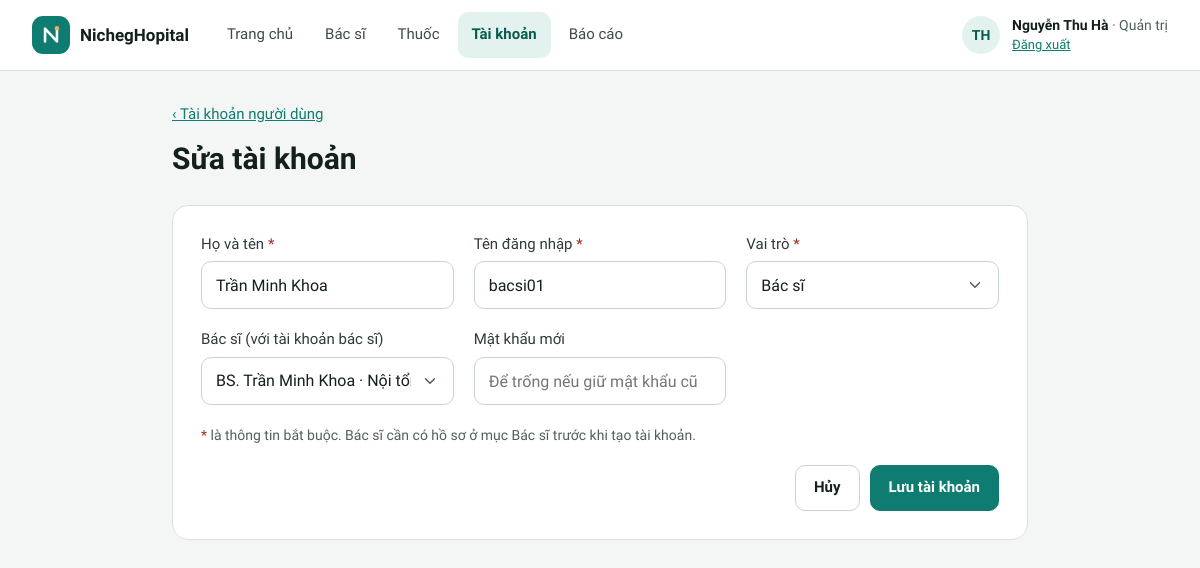
Page /quan-tri/tai-khoan-form.php?id=3 (signed in) on the committed database.
### tables this page shows
CREATE TABLE tai_khoan (
  id            INT UNSIGNED AUTO_INCREMENT PRIMARY KEY,
  ten_dang_nhap VARCHAR(50)  NOT NULL UNIQUE,
  mat_khau      VARCHAR(255) NOT NULL COMMENT 'đã mã hóa bằng password_hash',
  vai_tro       ENUM('QT', 'NV', 'BS', 'BN') NOT NULL COMMENT 'QT: Quản trị, NV: Nhân viên, BS: Bác sĩ, BN: Bệnh nhân',
  ho_ten        VARCHAR(100) NULL COMMENT 'tên nhân viên; bệnh nhân lấy tên từ benh_nhan',
  benh_nhan_id  INT UNSIGNED NULL UNIQUE COMMENT 'chỉ với tài khoản bệnh nhân',
  bac_si_id     INT UNSIGNED NULL UNIQUE COMMENT 'chỉ với tài khoản bác sĩ',
  hoat_dong     TINYINT(1) NOT NULL DEFAULT 1 COMMENT '0: tài khoản bị khóa, không đăng nhập được',
  tao_luc       DATETIME NOT NULL DEFAULT CURRENT_TIMESTAMP,
  CONSTRAINT fk_tk_benh_nhan FOREIGN KEY (benh_nhan_id) REFERENCES benh_nhan (id),
  CONSTRAINT fk_tk_bac_si FOREIGN KEY (bac_si_id) REFERENCES bac_si (id)
);

### includes/tien-ich.php (called while the page is built, shortened)
<?php
function e(mixed $gia_tri): string
{
    return htmlspecialchars((string) ($gia_tri ?? ''), ENT_QUOTES, 'UTF-8');
}
function duong_dan_goc(): string
{
    static $goc = null;
    if ($goc === null) {
        $thu_muc_public = str_replace('\\', '/', (string) realpath(__DIR__ . '/../public'));
        $goc_web = rtrim(str_replace('\\', '/', (string) realpath($_SERVER['DOCUMENT_ROOT'] ?? '')), '/');
        $goc = '';
        if ($goc_web !== '' && str_starts_with($thu_muc_public . '/', $goc_web . '/')) {
            $phan = trim(substr($thu_muc_public, strlen($goc_web)), '/');
            $goc = $phan === '' ? '' : '/' . implode('/', array_map('rawurlencode', explode('/', $phan)));
        }
    }
    return $goc;
}
function url(string $trang, array $tham_so = []): string
{
    $tham_so = array_filter($tham_so, fn($v) => $v !== null && $v !== '');
    $chuoi = $tham_so ? '?' . http_build_query($tham_so, '', '&', PHP_QUERY_RFC3986) : '';
    return duong_dan_goc() . '/' . ltrim($trang, '/') . $chuoi;
}
function ten_bac_si(string $ho_ten): string
{
    return 'BS. ' . $ho_ten;
}

### includes/csdl.php (called while the page is built, shortened)
<?php
function csdl(): PDO
{
    static $pdo = null;
    if ($pdo === null) {
        $dsn = sprintf('mysql:host=%s;port=%d;dbname=%s;charset=utf8mb4', CSDL_MAY_CHU, CSDL_CONG, CSDL_TEN);
        try {
            $pdo = new PDO($dsn, CSDL_NGUOI_DUNG, CSDL_MAT_KHAU, [
                PDO::ATTR_ERRMODE => PDO::ERRMODE_EXCEPTION,
                PDO::ATTR_DEFAULT_FETCH_MODE => PDO::FETCH_ASSOC,
                PDO::ATTR_EMULATE_PREPARES => false,
            ]);
            $pdo->exec("SET time_zone = '+07:00'");
        } catch (PDOException $loi) {
            http_response_code(500);
            exit('Không kết nối được cơ sở dữ liệu. Hãy kiểm tra MySQL đã chạy và đã chạy lệnh "php database/cai-dat.php" (xem README.md). Chi tiết: '
                . htmlspecialchars($loi->getMessage()));
        }
    }
    return $pdo;
}
function truy_van(string $sql, array $tham_so = []): PDOStatement
{
    $lenh = csdl()->prepare($sql);
    $lenh->execute($tham_so);
    return $lenh;
}
function mot_dong(string $sql, array $tham_so = []): ?array
{
    $dong = truy_van($sql, $tham_so)->fetch();
    return $dong === false ? null : $dong;
}
function nhieu_dong(string $sql, array $tham_so = []): array
{
    return truy_van($sql, $tham_so)->fetchAll();
}

### public/quan-tri/tai-khoan-form.php (the view, shortened to what this page needs)
<?php
$id = (int) ($_GET['id'] ?? $_POST['id'] ?? 0);
$tai_khoan = $id ? (mot_dong("SELECT * FROM tai_khoan WHERE id = ? AND vai_tro <> 'BN'", [$id]) ?? chuyen_huong('quan-tri/tai-khoan.php')) : null;
$gia_tri = [
    'ho_ten' => $tai_khoan['ho_ten'] ?? '',
    'ten_dang_nhap' => $tai_khoan['ten_dang_nhap'] ?? '',
    'vai_tro' => $tai_khoan['vai_tro'] ?? '',
    'bac_si_id' => (string) ($tai_khoan['bac_si_id'] ?? ''),
];
$loi = [];
$vai_tro_nv = array_intersect_key(VAI_TRO, array_flip(['QT', 'NV', 'BS']));
$bac_si_trong = nhieu_dong(
    'SELECT bs.id, bs.ho_ten, bs.chuyen_khoa FROM bac_si bs LEFT JOIN tai_khoan tk ON tk.bac_si_id = bs.id
     WHERE tk.id IS NULL OR tk.id = ? ORDER BY bs.id',
    [$id]
);
$lua_chon_bac_si = array_column(array_map(fn($b) => ['id' => $b['id'], 'ten' => ten_bac_si($b['ho_ten']) . ' · ' . $b['chuyen_khoa']], $bac_si_trong), 'ten', 'id');
?>
<main class="pg w920">
  <div class="pg-head">
    <a class="back-link" href="<?= e(url('quan-tri/tai-khoan.php')) ?>">‹ Tài khoản người dùng</a>
    <h1><?= $tai_khoan ? 'Sửa tài khoản' : 'Thêm tài khoản' ?></h1>
  </div>
  <form class="card p28 stack g20" method="post" novalidate>
    <div class="form-grid">
      <?php foreach (['ho_ten' => ['Họ và tên', 'autocomplete="off"'], 'ten_dang_nhap' => ['Tên đăng nhập', 'autocomplete="off" placeholder="VD: nhanvien02"']] as $khoa => [$nhan, $them]): ?>
        <div class="field">
          <label for="<?= $khoa ?>"><?= $nhan ?> <span class="req">*</span></label>
          <input class="inp<?= isset($loi[$khoa]) ? ' bad' : '' ?>" id="<?= $khoa ?>" name="<?= $khoa ?>" value="<?= e($gia_tri[$khoa]) ?>" <?= $them ?>>
        </div>
      <?php endforeach; ?>
      <div class="field">
        <label for="vai_tro">Vai trò <span class="req">*</span></label>
        <select class="inp<?= isset($loi['vai_tro']) ? ' bad' : '' ?>" id="vai_tro" name="vai_tro">
          <option value="">— Chọn —</option><?= cac_lua_chon($vai_tro_nv, $gia_tri['vai_tro'], true) ?>
        </select>
      </div>
      <div class="field" id="o-bac-si">
        <label for="bac_si_id">Bác sĩ (với tài khoản bác sĩ)</label>
        <select class="inp<?= isset($loi['bac_si_id']) ? ' bad' : '' ?>" id="bac_si_id" name="bac_si_id">
          <option value="">— Chọn bác sĩ —</option><?= cac_lua_chon($lua_chon_bac_si, $gia_tri['bac_si_id'], true) ?>
        </select>
      </div>
      <div class="field">
        <label for="mat_khau">Mật khẩu<?= $tai_khoan ? ' mới' : ' <span class="req">*</span>' ?></label>
        <input class="inp<?= isset($loi['mat_khau']) ? ' bad' : '' ?>" id="mat_khau" name="mat_khau" type="password" autocomplete="new-password"<?= $tai_khoan ? ' placeholder="Để trống nếu giữ mật khẩu cũ"' : '' ?>>
      </div>
    </div>
    <span class="muted" style="font-size:14px"><span class="req">*</span> là thông tin bắt buộc. Bác sĩ cần có hồ sơ ở mục Bác sĩ trước khi tạo tài khoản.</span>
    <div class="form-actions">
      <a class="btn" href="<?= e(url('quan-tri/tai-khoan.php')) ?>">Hủy</a>
      <button class="btn pri" type="submit">Lưu tài khoản</button>
    </div>
  </form>
</main>

### public/assets/app.css (style rules this page uses)
:root { --nen: #F4F6F5; --chu: #13201E; --chinh: #0E7C70; --chinh-dam: #0A5C53; --dam: #0B4F48; --nhat: #E3F2EF; --vien: #D9E1DF; --vien-o: #C9D3D0; --phu: #51605C; --nhan: #2F3B38; --ke: #EBEFEE; }
* { box-sizing: border-box; }
html { -webkit-text-size-adjust: 100%; scroll-padding-top: 88px; }
body { margin: 0; min-height: 100vh; background: var(--nen); color: var(--chu); font-family: 'Lexend', system-ui, sans-serif; font-size: 15px; line-height: 1.45; }
a { color: var(--chinh); }
h1, h2, h3, p { margin: 0; }
h1, h2, h3 { font-weight: 600; }
button, input, select, textarea { font: inherit; color: inherit; }
.muted { color: var(--phu); }
.stack { display: flex; flex-direction: column; }
.g20 { gap: 20px; }
.pg { max-width: 1440px; margin: 0 auto; padding: 28px 32px 48px; display: flex; flex-direction: column; gap: 24px; }
.pg.w920 { max-width: 920px; }
.pg-head { display: flex; flex-direction: column; gap: 6px; }
.pg-head h1 { font-size: 30px; }
.back-link { font-size: 15px; font-weight: 500; min-height: 32px; display: inline-flex; align-items: center; align-self: flex-start; }
.card { background: #FFFFFF; border: 1px solid var(--vien); border-radius: 16px; }
.p28 { padding: 28px; }
.btn { min-height: 46px; padding: 0 18px; border-radius: 10px; border: 1px solid var(--vien-o); background: #FFFFFF; color: var(--chu); font-size: 15px; font-weight: 600; display: inline-flex; align-items: center; justify-content: center; gap: 8px; cursor: pointer; text-decoration: none; white-space: nowrap; }
.btn.pri { background: var(--chinh); border-color: var(--chinh); color: #FFFFFF; }
.form-actions { display: flex; flex-wrap: wrap; gap: 10px; justify-content: flex-end; }
.field { display: flex; flex-direction: column; gap: 6px; }
.field label { font-size: 15px; font-weight: 500; color: var(--nhan); }
.inp { min-height: 48px; padding: 0 14px; border: 1px solid var(--vien-o); border-radius: 10px; font-size: 16px; color: var(--chu); background: #FFFFFF; width: 100%; }
input.inp, select.inp { height: 48px; }
select.inp { -webkit-appearance: none; appearance: none; padding-right: 42px; cursor: pointer; }
.req { color: #A12D26; }
.form-grid { display: grid; grid-template-columns: repeat(auto-fit, minmax(min(240px, 100%), 1fr)); gap: 20px; }

### rows in the picture
tai_khoan: ho_ten "Trần Minh Khoa", ten_dang_nhap "bacsi01", vai_tro "Bác sĩ", bac_si_id "BS. Trần Minh Khoa · Nội tổng quát"

### other values in the picture
TEN_PHONG_KHAM "NichegHopital"
$nhan "Trang chủ"
$nhan "Bác sĩ"
$nhan "Thuốc"
$nhan "Tài khoản"
$nhan "Báo cáo"
chu_cai_dau($nguoi_dung['ho_ten']) "TH"
$nguoi_dung['ho_ten'] "Nguyễn Thu Hà"
VAI_TRO[$nguoi_dung['vai_tro']] "Quản trị"
$nhan "Họ và tên"
$nhan "Tên đăng nhập"
